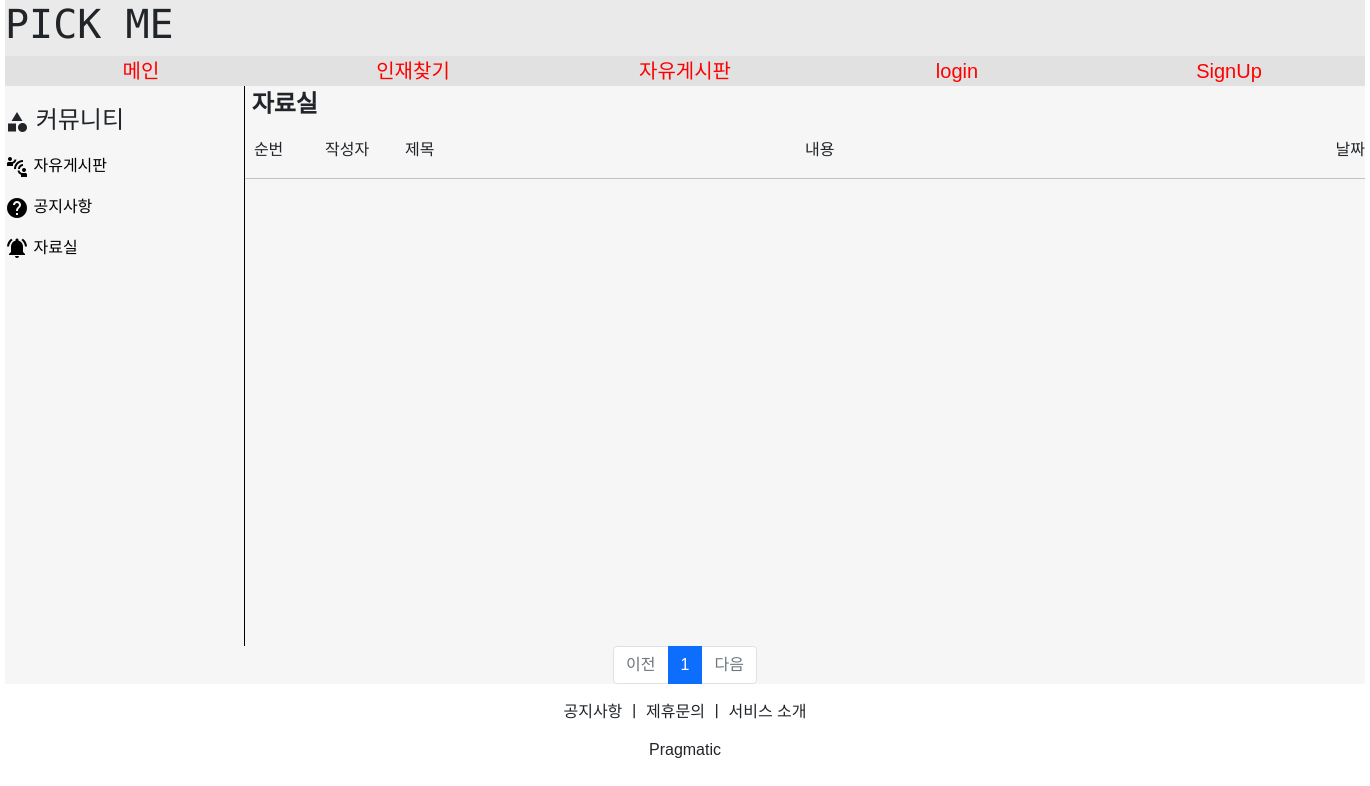
Before: /board/board_jaro_list with the older database file.
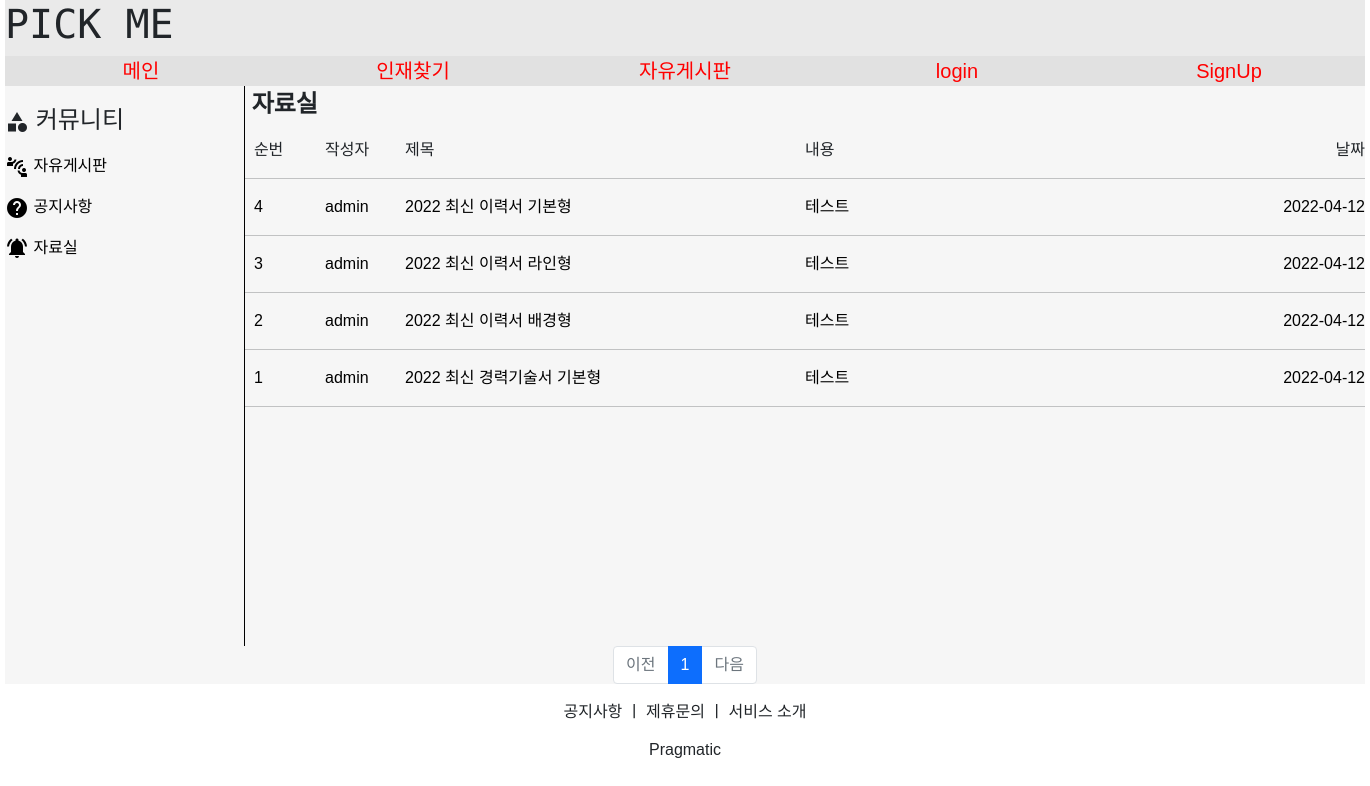
After: the same page with the newer database file.
### boardapp/models.py (models this page shows)
class Board_Jaro_Model(models.Model):
    board_jaro_user = models.ForeignKey(MyUser, on_delete=models.CASCADE, related_name='board_jaro_user')
    board_jaro_title = models.CharField(max_length=2000)
    board_jaro_detail = models.TextField()
    board_jaro_date_time = models.DateTimeField(auto_now=True)
    board_jaro_file = models.FileField(upload_to='board/', null=True, blank=True)

### accountapp/models.py (models this page shows)
class MyUser(AbstractUser):
    nickname = models.CharField(max_length=20, unique=True)
    company_group = models.CharField(max_length=100)
    company_number = models.CharField(max_length=200)
    company_name = models.CharField(max_length=200)
    company_ceo = models.CharField(max_length=100)
    company_logo = models.FileField(upload_to='company_logo/', null=True, blank=True)
    company_phone_number = models.CharField(max_length=100)
    company_paper = models.FileField(upload_to='company_paper/', null=True, blank=True)

### boardapp/views.py (the view)
# urls.py: path('board_jaro_list', views.board_jaro_list, name='board_jaro_list'),
def board_jaro_list(request):
    context={}
    page = request.GET.get('page', '1')
    jaro = Board_Jaro_Model.objects.all().order_by('-board_jaro_date_time')
    count = len(jaro)
    paginator = Paginator(jaro, 8)
    page_obj = paginator.get_page(page)
    context['jaro'] = page_obj
    context['count'] = count
    return render(request, 'board_jaro_list.html', context)

### boardapp/templates/board_jaro_list.html (shortened to what the changed rows need)
{% extends 'base-board.html' %}
{% block content %}
    {% load static %}
    <link rel="stylesheet" href="{% static 'css/board.css' %}">
    <div class="board_content">
        <div class="board_list">
            <div style="font-size:1.5rem; font-weight:bold;">
                &nbsp;자료실
            </div>
            <div class="board_main">
                <div style="width:5rem; height:1.5rem; overflow:hidden; text-overflow:ellipsis;">
                </div>
                <div style="width:5rem; height:1.5rem; overflow:hidden; text-overflow:ellipsis;">
                </div>
                <div style="width:25rem; height:1.5rem; overflow:hidden; text-overflow:ellipsis;">
                </div>
                <div style="width:25rem; height:1.5rem; overflow:hidden; text-overflow:ellipsis;">
                </div>
                <div style="width:10rem; display:flex;">
                </div>
            </div>
            <hr>
            {% for list in jaro %}
                <a href="{% url 'boardapp:board_jaro_detail' title=list.pk %}">
                    <div class="board_main">
                        <div style="width:5rem; height:1.5rem; overflow:hidden; text-overflow:ellipsis;">
                            {{ list.pk }}
                        </div>
                        <div style="width:5rem; height:1.5rem; overflow:hidden; text-overflow:ellipsis;">
                            {{ list.board_jaro_user }}
                        </div>
                        <div style="width:25rem; height:1.5rem; overflow:hidden; text-overflow:ellipsis;">
                            {{ list.board_jaro_title }}
                        </div>
                        <div style="width:25rem; height:1.5rem; overflow:hidden; text-overflow:ellipsis;">
                            {{ list.board_jaro_detail }}
                        </div>
                        <div style="width:10rem; display:flex;">
                            <div style="margin-left:auto;">
                                {{ list.board_jaro_date_time|date:"Y-m-d" }}
                            </div>
                        </div>
                    </div>
                </a>
                <hr>
            {% endfor %}
        </div>
    </div>
    <ul class="pagination justify-content-center">
        {% for page_number in jaro.paginator.page_range %}
            {% if page_number >= jaro.number|add:-5 and page_number <= jaro.number|add:5 %}
                {% if page_number == jaro.number %}
                    <li class="page-item active" aria-current="page">
                        <a class="page-link" href="?page={{ page_number }}">{{ page_number }}</a>
                    </li>
                {% else %}
                    <li class="page-item">
                        <a class="page-link" href="?page={{ page_number }}">{{ page_number }}</a>
                    </li>
                {% endif %}
            {% endif %}
        {% endfor %}
    </ul>
{% endblock %}

Changed rows visible on the page:
added Board_Jaro_Model: pk "4", board_jaro_user "admin", board_jaro_title "2022 최신 이력서 기본형", board_jaro_detail "테스트", board_jaro_date_time "2022-04-12"
added Board_Jaro_Model: pk "3", board_jaro_user "admin", board_jaro_title "2022 최신 이력서 라인형", board_jaro_detail "테스트", board_jaro_date_time "2022-04-12"
added Board_Jaro_Model: pk "2", board_jaro_user "admin", board_jaro_title "2022 최신 이력서 배경형", board_jaro_detail "테스트", board_jaro_date_time "2022-04-12"
added Board_Jaro_Model: pk "1", board_jaro_user "admin", board_jaro_title "2022 최신 경력기술서 기본형", board_jaro_detail "테스트", board_jaro_date_time "2022-04-12"
